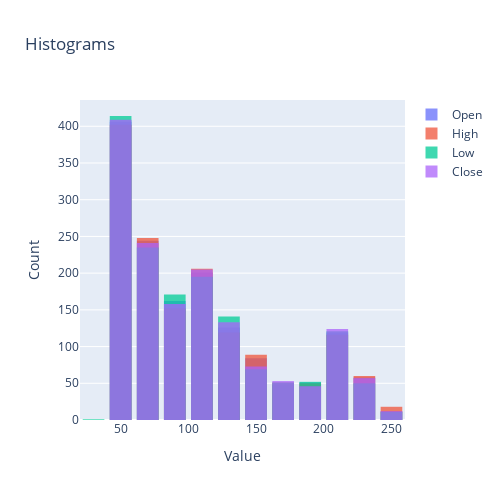

Notebook code cell kept with this figure:
### Code cell
# Histograms for each continuous variable
fig = go.Figure()
for feature in ['Open', 'High', 'Low', 'Close']:
    fig.add_trace(go.Histogram(x=df[feature], name=feature, nbinsx=20))

fig.update_layout(
    autosize=False,
    width=500,
    height=500,
    barmode='overlay',
    title_text='Histograms',
    xaxis_title_text='Value',
    yaxis_title_text='Count',
    bargap=0.2
)
fig.update_traces(opacity=0.75)
fig.show()

# Convert the Plotly figure to a Panel object
histogram_pane = pn.pane.Plotly(fig)

### Figure 1 — Plotly figure (JSON) as saved in the notebook; plotly's stock layout.template omitted (floating-point values rounded to 4 significant figures; data arrays with more than 128 entries replaced by an {"elided": "..."} marker saying what was removed)
{"data": [{"name": "Open", "nbinsx": 20, "opacity": 0.75, "type": "histogram", "x": {"elided": "1511 float values"}}, {"name": "High", "nbinsx": 20, "opacity": 0.75, "type": "histogram", "x": {"elided": "1511 float values"}}, {"name": "Low", "nbinsx": 20, "opacity": 0.75, "type": "histogram", "x": {"elided": "1511 float values"}}, {"name": "Close", "nbinsx": 20, "opacity": 0.75, "type": "histogram", "x": {"elided": "1511 float values"}}], "layout": {"autosize": false, "bargap": 0.2, "barmode": "overlay", "height": 500, "title": {"text": "Histograms"}, "width": 500, "xaxis": {"title": {"text": "Value"}}, "yaxis": {"title": {"text": "Count"}}}}
